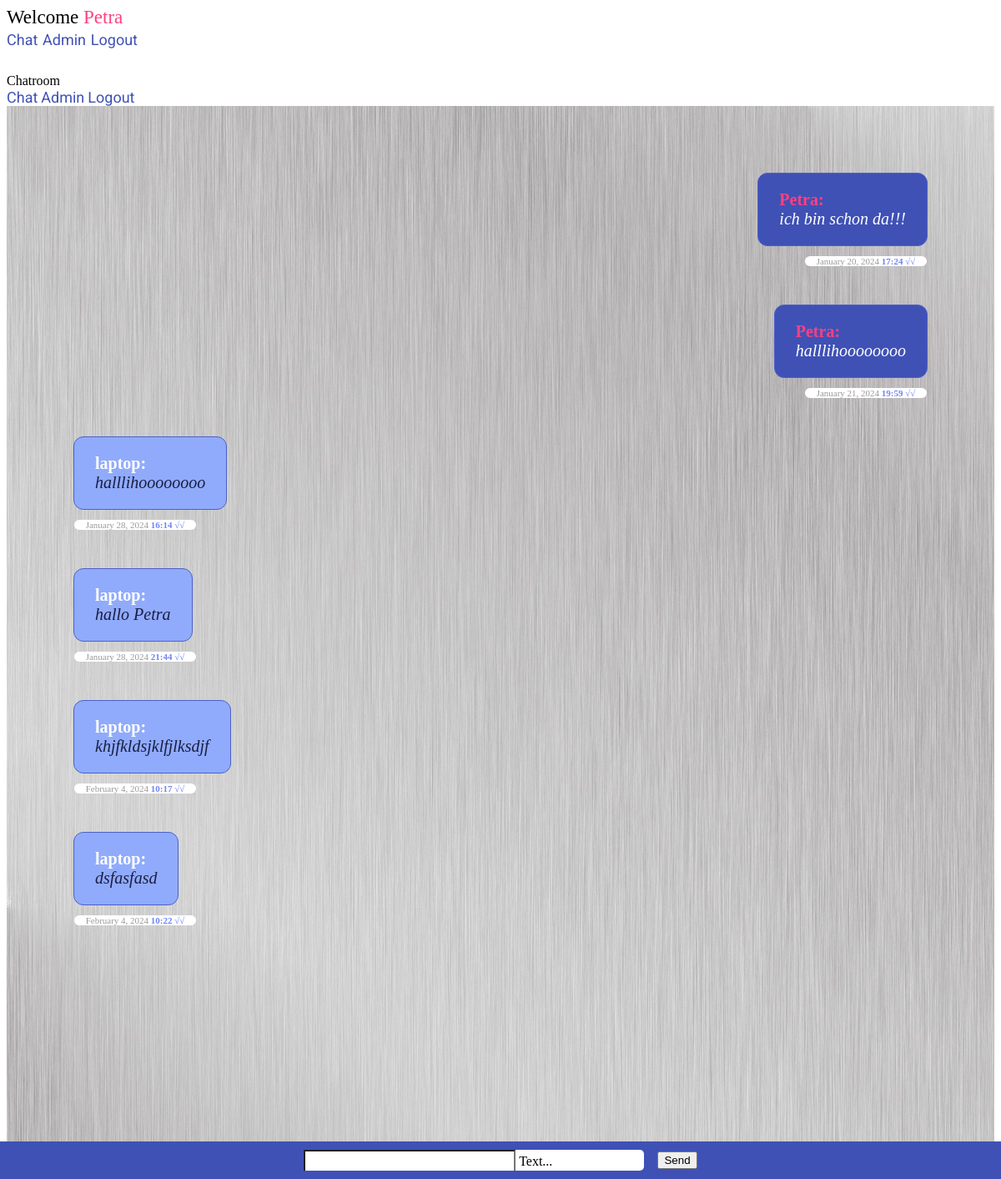
Page /chat/ (signed in) on the committed database.
### chat/models.py (models this page shows)
class Message(models.Model):
    text = models.CharField(max_length=500)
    created_at = models.DateTimeField(default=datetime.now)
    chat = models.ForeignKey(Chat, on_delete=models.CASCADE, related_name='chat_message_set', default=None, blank=True, null=True)
    author = models.ForeignKey(settings.AUTH_USER_MODEL, on_delete=models.CASCADE, related_name='author_message_set')
    receiver = models.ForeignKey(settings.AUTH_USER_MODEL, on_delete=models.CASCADE, related_name='receiver_message_set')

### chat/views.py (the view, shortened to what this page needs)
# urls.py: path('chat/', index, name='index'),
@login_required(login_url = '/login/')
def index(request):
   myChat = Chat.objects.get(id=1)
   chatMessages = Message.objects.filter(chat__id=1)
   return render(request, 'chat/index.html', {'messages': chatMessages})

### chat/templates/chat/index.html (shortened to what this page needs)
{% extends "base.html" %}
{% block content %}
{% if request.user.is_authenticated %}
<div class="message-container" id="messageContainer">
{% for message in messages %}
          {% if message.author == request.user %}
          <div class="wrapper-maim-user">
            <div class="main-user date-border">
                <span> <b class="color-red">{{ message.author }}:</b><br><i class="text-main ">{{ message.text }}</i></span>
                <span class="main-user-time">
                  <span class="color-gray">{{ message.created_at|date:"F" }}</span>
                  <span class="color-gray">{{ message.created_at|date:"j" }},</span>
                  <span class="color-gray">{{ message.created_at|date:"Y" }}</span>
                  <span class="color-blue"><b class="fw-900">{{ message.created_at|date:"H:i" }} √√</b></span>
                </span>
            </div>
          </div>
{% else %}
          <div class="wrapper-other-user">
             <div class="other-user c-gray bg-other-user date-border">
               <span> <b class="text-main mr-8">{{ message.author }}:</b><br><i class="color-d-gray">{{ message.text }}</i></span>
                <span class="other-user-time">
                <span class="color-gray">{{ message.created_at|date:"F" }}</span>
                <span class="color-gray">{{ message.created_at|date:"j" }},</span>
                <span class="color-gray">{{ message.created_at|date:"Y" }}</span>
                <span class="color-blue"><b class="fw-900">{{ message.created_at|date:"H:i" }} √√</b></span>
              </span>
             </div>
         </div>
{% endif %}
  {% endfor %}
</div>
<div class="form-container">
     <form onsubmit="sendMessage() ; return false;"   method="post">
       <div class="form-content" >
       <div class="mdl-textfield mdl-textfield-width mdl-js-textfield mdl-textfield--floating-label mdl-bg">
          <input class="mdl-textfield__input p-0 mdl-textfield__input-style" name="textmessage" type="text" id="messageField" />
          <label class="mdl-textfield__label" for="messageField">Text...</label>
       </div>
       <div class="send-btn">
         <button  class="mdl-button mdl-js-button mdl-button--raised mdl-js-ripple-effect mdl-button--accent">Send</button>
       </div>
          </div>
     </form>
</div>
{% else %}
  <h1>Nicht eigeloggt</h1>
  <p>Du bist aktuell nicht eingelogt, <br>
  bitte <a href="/login/">hier</a> einlogen.</p>
{% endif %}
{% endblock %}

### templates/base.html (shortened to what this page needs)
<!DOCTYPE html>
<html lang="en">
  <head>
    {% load static %}
    <link rel="stylesheet" href="https://code.getmdl.io/1.3.0/material.indigo-pink.min.css" />
    <link rel="stylesheet" href="{% static 'css/style.css' %}" />
  </head>
 <body>
   <div class="mdl-layout mdl-js-layout mdl-layout--fixed-header">
      <header class="mdl-layout__header">
        <div class="mdl-layout__header-row">
          <span class="mdl-layout-title">
            {% if request.user.is_authenticated %}
           Welcome  <span class="color-red">{{ request.user }}</span>
            {% else %}
              Welcom! Please log in!
            {% endif %}
          </span>
          <nav class="mdl-navigation mdl-layout--large-screen-only">
            <a class="mdl-navigation__link" href="/chat/">Chat</a>
            <a class="mdl-navigation__link" href="/admin/">Admin</a>
            {% if request.user.is_authenticated %}
           <a  class="mdl-navigation__link" href="{% url 'admin:logout' %}?next={% url 'index' %}">Logout</a>
            {% endif %}
          </nav>
        </div>
      </header>
      <div class="mdl-layout__drawer">
        <span class="mdl-layout-title">Chatroom</span>
        <nav class="mdl-navigation">
          <a class="mdl-navigation__link" href="/chat/">Chat</a>
          <a class="mdl-navigation__link" href="/admin/">Admin</a>
          {% if request.user.is_authenticated %}
          <a  class="mdl-navigation__link" href="{% url 'admin:logout' %}?next={% url 'login' %}">Logout</a>
          {% endif %}
        </nav>
      </div>
      <main id="main" class="mdl-layout__content">
        <div id="pc" class="page-content">
          {% block content %}
          {% endblock %}
        </div>
      </main>
    </div>
  </body>
</html>

### static/css/style.css (style rules this page uses)
html { scroll-behavior: smooth; }
i { margin-top: 21px; }
.color-red { color: rgb(255, 64, 129); margin-right: 8px; }
.bg-other-user { background-color: rgb(144, 171, 251) !important; }
.color-gray { color: rgba(0, 0, 0, 0.4); }
.color-d-gray { color: #1a1e44; }
.color-blue { color: rgb(112, 132, 244); }
a { text-decoration: none; color: rgb(63, 81, 181); font-family: 'Roboto', sans-serif; font-size: 18px; }
.mr-8 { margin-right: 8px; }
.fw-900 { font-weight: 900; }
.message-container { max-width: 100%; display: flex; flex-direction: column; }
.wrapper-maim-user { width: 100%; display: flex; justify-content: flex-end; margin-bottom: 70px; }
.wrapper-other-user { width: 100%; display: flex; justify-content: flex-start; margin-bottom: 70px; }
.main-user, .other-user { width: fit-content; max-width: 55%; position: relative; background-color: rgb(63, 81, 181); padding: 20px 25px; border-radius: 12px; font-size: 20px; display: flex; overflow-wrap: break-word; }
.text-main { color: white; }
.c-gray { background-color: rgb(238, 236, 236); }
.main-user-time, .other-user-time { position: absolute; min-width: 138px; bottom: -25px; right: 0; padding: 0px 4px; background-color: white; border-radius: 8px; font-size: 11px; text-align: center; }
.other-user-time { left: 0 !important; right: unset !important; }
.form-container { width: 100%; background-color: rgb(63, 81, 181); padding: 10px; padding-left: 0; display: flex; justify-content: center; position: fixed; bottom: 0; left: 0; right: 0; }
.form-content { display: flex; align-items: center; justify-content: center; }
.mdl-textfield__input-style { font-size: 18px; border-bottom: none; padding-left: 16px; }
.mdl-textfield-width { width: 380px; padding-right: 28px; }
.send-btn { margin-left: 16px; }
.mdl-layout__header-row { height: 80px; font-size: 23px; }
.mdl-layout__content { background-image: url('/static/img/alu.jpg'); padding: 80px; padding-bottom: 250PX; }
.mdl-bg { border-radius: 5px; background-color: white; }
.date-border { border: 1px solid rgb(77, 96, 201); }

### rows in the picture
Message: author "Petra", text "ich bin schon da!!!", created_at "January", created_at "20", created_at "2024", created_at "17:24"
Message: author "Petra", text "halllihoooooooo", created_at "January", created_at "21", created_at "2024", created_at "19:59"
Message: author "laptop", text "halllihoooooooo", created_at "January", created_at "28", created_at "2024", created_at "16:14"
Message: author "laptop", text "hallo Petra", created_at "January", created_at "28", created_at "2024", created_at "21:44"
Message: author "laptop", text "khjfkldsjklfjlksdjf", created_at "February", created_at "4", created_at "2024", created_at "10:17"
Message: author "laptop", text "dsfasfasd", created_at "February", created_at "4", created_at "2024", created_at "10:22"

### other values in the picture
{{ request.user }} "Petra"
